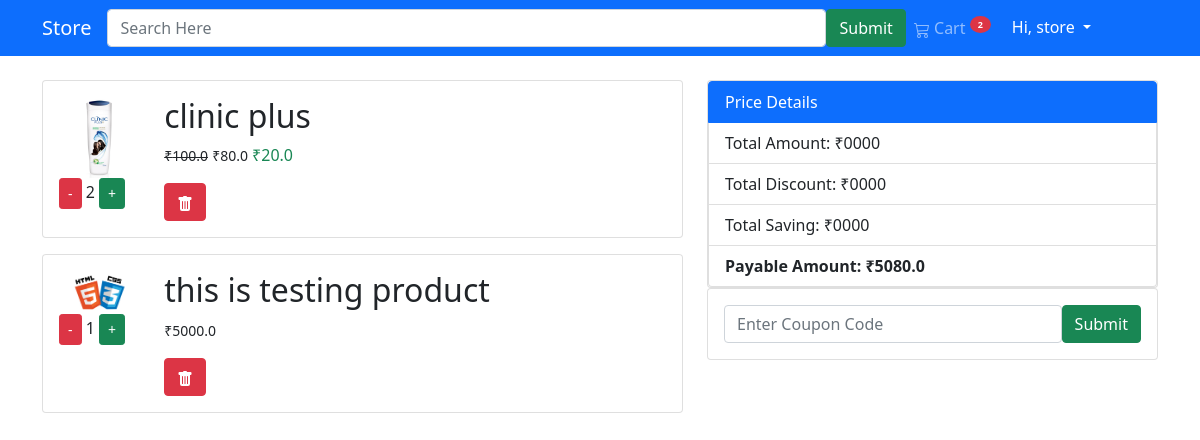
Before: /order-summary (signed in) with the older database file.
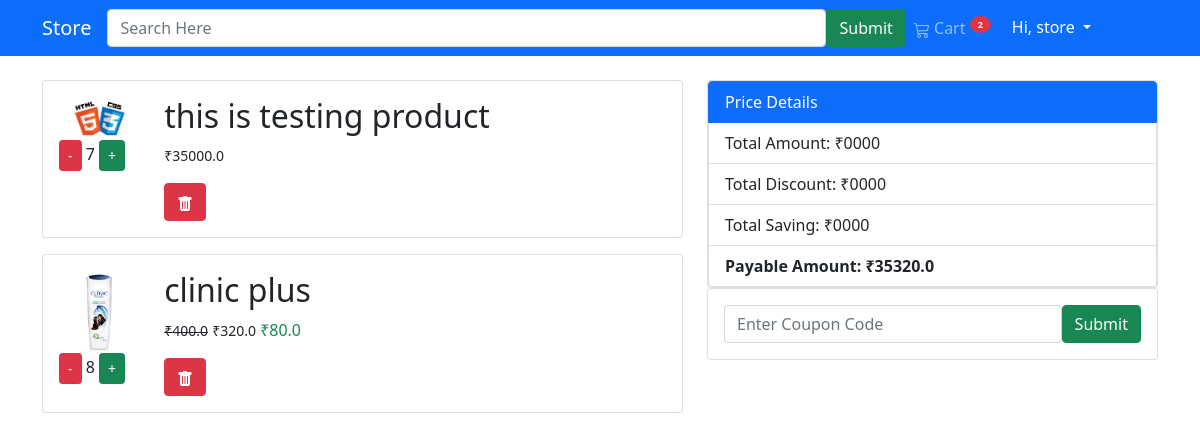
After: the same page with the newer database file.
### store/models.py (models this page shows, shortened)
class Order(models.Model):
    user = models.ForeignKey(settings.AUTH_USER_MODEL,on_delete=models.CASCADE)
    ordered = models.BooleanField(default=False)
    items = models.ManyToManyField(OrderItem)
    ordered_date = models.DateTimeField(null=True)
    add_date = models.DateTimeField(auto_now_add=True)
    coupon = models.ForeignKey('Coupon',on_delete=models.SET_NULL,blank=True,null=True)
    def get_total(self):
        total = 0
        for oi in self.items.all():
            total += oi.get_final_price()
        if self.coupon:
            total -= (total * self.coupon.percentage)/100
        return total

class OrderItem(models.Model):
    user = models.ForeignKey(settings.AUTH_USER_MODEL,on_delete=models.CASCADE)
    ordered = models.BooleanField(default=False)
    item = models.ForeignKey(Item,on_delete=models.CASCADE)
    qty = models.IntegerField(default=1)
    def get_total_price(self):
        return self.qty * self.item.price
    def get_total_discount_price(self):
        return self.qty * self.item.discount_price
    def get_total_saving_amount(self):
        return self.get_total_price() - self.get_total_discount_price()
    def get_final_price(self):
        if self.item.discount_price:
            return self.get_total_discount_price()
        else:
            return self.get_total_price()

class Item(models.Model):
    title = models.CharField(max_length=200)
    category = models.ForeignKey(Category,on_delete=models.CASCADE)
    brand = models.ForeignKey(Brand,on_delete=models.SET_NULL,null=True)
    slug = models.SlugField(null=True,blank=True)
    image = models.ImageField()
    price = models.FloatField()
    discount_price = models.FloatField(null=True,blank=True)

### store/views.py (the view)
# urls.py: path("order-summary",OrderSummaryView.as_view(),name="order_summary")
class OrderSummaryView(LoginRequiredMixin,View):
    def get(self,request,*args,**kwargs):
        try:
            order = Order.objects.get(user=request.user,ordered=False)
            form = CouponForm()
            context = {"order":order,"form":form}
        except ObjectDoesNotExist:
            return redirect("store:homepage")
        return render(self.request,"order_summary.html",context)

### store/forms.py
class CouponForm(forms.Form):
    code = forms.CharField(widget=forms.TextInput(attrs={
        "class":"form-control",
        "placeholder":"Enter Coupon Code",
    }))

### store/templatetags/cart_template_tags.py (called while the page is built)
@register.filter
def cart_item_count(user):
    if user.is_authenticated:
        qs = Order.objects.filter(user=user,ordered=False)
        if qs.exists():
            return qs[0].items.count()
    else:
        return 0

### templates/order_summary.html (shortened to what this page needs)
{% extends 'base.html' %}
{% block content %}
    <div class="container mt-4">
    <div class="row">
    <div class="col-lg-7">
        {% for o in order.items.all %}
        <div class="card mb-3">
            <div class="card-body">
                <div class="row">
                    <div class="col-lg-2">
                        <img src="{{ o.item.image.url }}" alt="" class="card-img-top">
                        <a href="{% url 'store:remove-from-cart' o.item.slug %}" class="btn btn-sm btn-danger">-</a>
                        <span>{{ o.qty }}</span>
                        <a href="{% url 'store:add-to-cart' o.item.slug %}" class="btn btn-sm btn-success">+</a>
                    </div>
                    <div class="col-lg-9">
                        <h2>{{ o.item.title }}</h2>
                    <p>
                        {% if o.item.discount_price %}
                            <del><span class="small">₹{{ o.get_total_price }}</span></del>
                        <span class="small">₹{{ o.get_total_discount_price }}</span>
                            <span class="text-success">₹{{ o.get_total_saving_amount }}</span>
                        {% else %}
                            <span class="small font-weight-bold">₹{{ o.get_total_price }}</span>
                        {% endif %}
</p>
                        <a href="{% url 'store:remove-item' o.item.slug %}" class="btn btn-danger"></a>
                    </div>
                </div>
            </div>
        </div>
        {% endfor %}
    </div>
    <div class="col-lg-5">
        <div class="card">
            <div class="card-body p-0">
                <div class="list-group">
                    <li class="list-group-item active">Price Details</li>
                    <li class="list-group-item">Total Amount: <span class="float-right">₹0000</span></li>
                    <li class="list-group-item">Total Discount: <span class="float-right">₹0000</span></li>
                    <li class="list-group-item">Total Saving: <span class="float-right">₹0000</span></li>
                    <li class="list-group-item"><b>Payable Amount: <span class="float-right">₹{{ order.get_total }}</span></b></li>
                </div>
            </div>
        </div>
    {% if not order.coupon %}
        <div class="card">
            <div class="card-body">
                <form action="{% url "store:add-coupon" %}" method="post" class="d-flex">
                    {{ form.code }}
                    <input type="submit" class="btn btn-success">
                </form>
            </div>
        </div>
        {% endif %}
    </div>
    </div>
    </div>
{% endblock %}

### templates/base.html (shortened to what this page needs)
<!DOCTYPE html>
<html lang="en">
<head>
    <link rel="stylesheet" href="https://stackpath.bootstrapcdn.com/bootstrap/5.0.0-alpha1/css/bootstrap.min.css">
</head>
<body>
{% load cart_template_tags %}
<nav class="navbar navbar-expand-lg navbar-dark bg-primary">
  <div class="container">
    <a class="navbar-brand" href="{% url 'store:homepage' %}">Store</a>
      <form action="" class="d-flex mx-auto">
          <input type="search" name="search" size="70" class="form-control" placeholder="Search Here">
          <input type="submit" name="find" class="btn btn-success">
      </form>
    <div class="collapse navbar-collapse" id="navbarSupportedContent">
      <ul class="navbar-nav ml-auto mb-2 mb-lg-0">
        <li class="nav-item">
          <a class="nav-link" href="{% url 'store:order_summary' %}">
 Cart
              <sup>
                  <span class="badge bg-danger rounded-circle px-2 py-1"><strong>{{ request.user|cart_item_count }}</strong></span>
              </sup>
          </a>
        </li>
          {% if user.is_authenticated %}
          <li class="nav-item">
            <div class="dropdown">
              <button type="button" class="btn bt-primary text-white dropdown-toggle" data-toggle="dropdown">
                  Hi, {{ request.user.username }}
              </button>
            </div>
          </li>
          {% else %}
          <li class="nav-item"><a href="" class="nav-link">Register</a></li>
          <li class="nav-item"><a href="" class="nav-link">Login</a></li>
        {% endif %}
      </ul>
    </div>
  </div>
</nav>
{% block content %}
{% endblock %}
</body>
</html>

Changed rows visible on the page:
removed OrderItem: item.image (picture), qty "2", item "clinic plus", get_total_price "100.0", get_total_discount_price "80.0", get_total_saving_amount "20.0"
changed OrderItem "this is testing product": qty "1" → "7"; get_total_price "5000.0" → "35000.0"
added OrderItem: item.image (picture), qty "8", item "clinic plus", get_total_price "400.0", get_total_discount_price "320.0", get_total_saving_amount "80.0"
changed through a linked row, Order: get_total "5080.0" → "35320.0"
